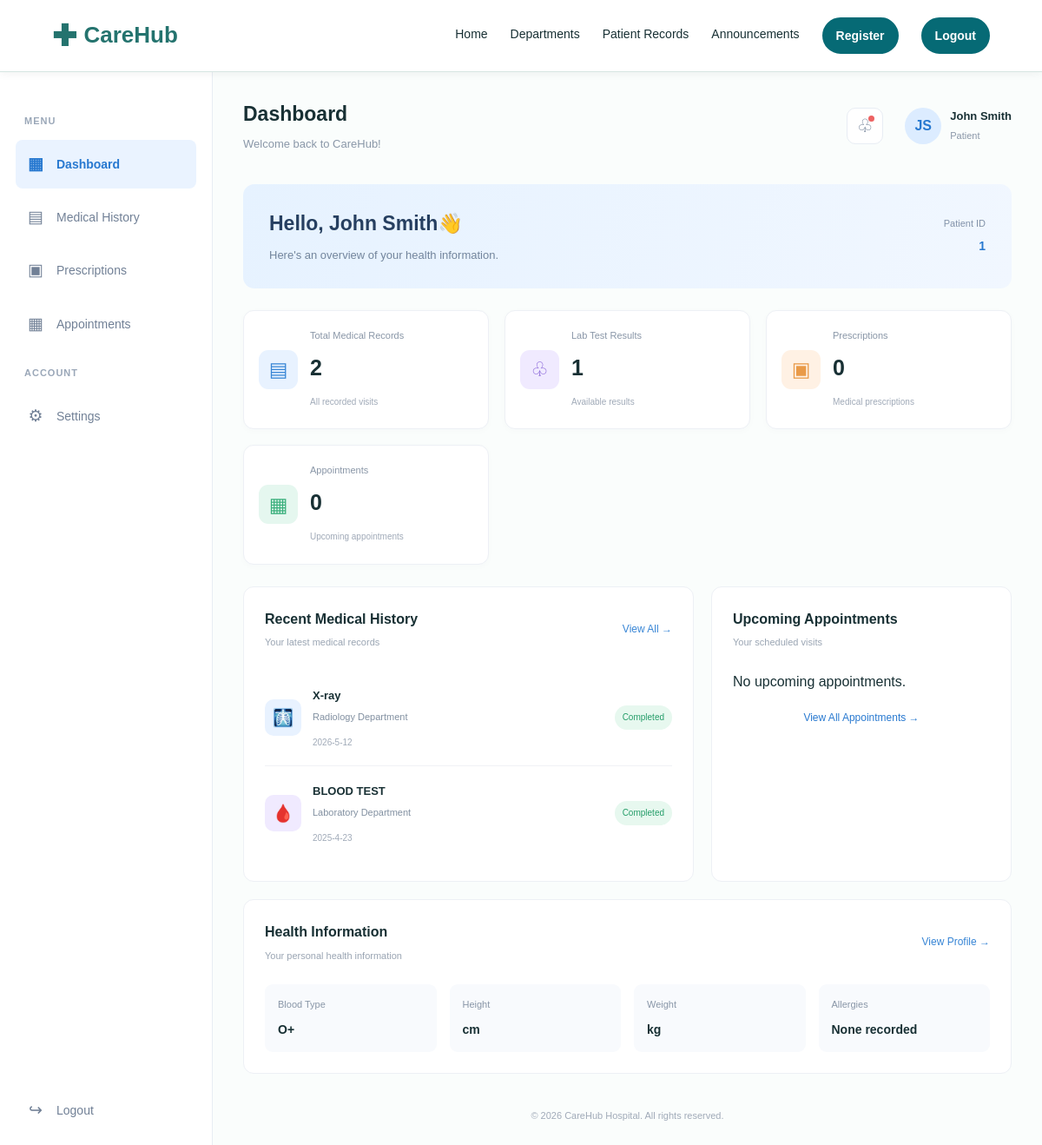
The page /patient/dashboard (signed in) on the database its author committed.
### tables this page shows
CREATE TABLE patient (
patient_id INTEGER PRIMARY KEY AUTOINCREMENT,
name TEXT NOT NULL,
dob TEXT,
gender TEXT,
blood_type TEXT
, registered_email TEXT);

CREATE TABLE medical_record (
record_id INTEGER PRIMARY KEY AUTOINCREMENT,
patient_id INTEGER NOT NULL,
test_name TEXT NOT NULL,
department TEXT,
record_date TEXT,
diagnosis TEXT,
notes TEXT,
FOREIGN KEY (patient_id)
REFERENCES patient(patient_id)
);

### app/patient/routes.py (the view)
@patient_bp.route("/dashboard")
@login_required
def dashboard():
    db = get_db()
    pid = session["patient_id"]
    patient = db.execute(
        "SELECT * FROM patient WHERE patient_id = ?", (pid,)
    ).fetchone()
    health = db.execute(
        "SELECT * FROM health_information WHERE patient_id = ?", (pid,)
    ).fetchone()
    appointments = db.execute(
        """
        SELECT appointment_date, appointment_time, title, doctor_name
        FROM appointment
        WHERE patient_id = ? AND appointment_date >= date('now')
        ORDER BY appointment_date, appointment_time
        LIMIT 3
        """,
        (pid,),
    ).fetchall()
    records = db.execute(
        """
        SELECT test_name, department, record_date, diagnosis, notes
        FROM medical_record
        WHERE patient_id = ?
        ORDER BY record_date DESC
        """,
        (pid,),
    ).fetchall()
    prescription_count = db.execute(
        "SELECT COUNT(*) FROM prescription WHERE patient_id = ?", (pid,)
    ).fetchone()[0]
    appointment_count = db.execute(
        """
        SELECT COUNT(*)
        FROM appointment
        WHERE patient_id = ?
        AND appointment_date >= date('now')
        """,
        (pid,),
    ).fetchone()[0]
    total_records = len(records)
    lab_count = sum(1 for r in records if r["department"] == "Laboratory")
    return render_template(
        "patient/patient_dashboard.html",
        patient=patient,
        health=health,
        appointments=appointments,
        records=records,
        total_records=total_records,
        lab_count=lab_count,
        prescription_count=prescription_count,
        appointment_count=appointment_count,
    )

### app/__init__.py (called while the page is built)
def create_app(config_class=DevelopmentConfig):
    app = Flask(__name__)
    app.config.from_object(config_class)
    db.init_app(app)
    from .main.routes import main_bp
    from .auth.routes import auth_bp
    from .patient.routes import patient_bp
    app.register_blueprint(main_bp)
    app.register_blueprint(auth_bp)
    app.register_blueprint(patient_bp)
    @app.after_request
    def add_no_cache_headers(response):
        response.headers["Cache-Control"] = "no-store, no-cache, must-revalidate, max-age=0"
        response.headers["Pragma"] = "no-cache"
        return response
    return app

### app/auth/utils.py (called while the page is built)
def login_required(view):
    @wraps(view)
    def wrapped(*args, **kwargs):
        if "user_id" not in session:
            flash("Please log in first.", "error")
            return redirect(url_for("auth.login"))
        return view(*args, **kwargs)
    return wrapped

### app/db.py (called while the page is built)
def get_db():
    if "db" not in g:
        g.db = sqlite3.connect(current_app.config["DATABASE"])
        g.db.execute("PRAGMA foreign_keys = ON")
        g.db.row_factory = sqlite3.Row
    return g.db

### app/templates/patient/patient_dashboard.html (shortened to what this page needs)
<!DOCTYPE html>
<html lang="en">
<head>
    <link rel="stylesheet"
          href="{{ url_for('static', filename='css/patient_dashboard.css')}}">
    <link rel="stylesheet" href="{{ url_for('static', filename='css/common.css')}}">
</head>
<body>
    <header class="site-header">
            <div class="container header-inner">
                <div class="brand-dropdown">
                    <a class="brand" href="{{ url_for('main.home') }}">
                        <span class="brand-mark" aria-hidden="true">✚</span>
                        CareHub
                    </a>
                </div>
                <nav class="nav" id="primary-nav" aria-label="Main navigation">
                    <a href="{{ url_for('main.home') }}" data-i18n="nav_dept" class="departments_hidden">Home</a>
                    <a href="{{ url_for('main.departments') }}" data-i18n="nav_dept" class="departments_hidden">Departments</a>
                    <a href="{{ url_for('patient.dashboard') }}" data-i18n="nav_records" class="record_hidden">Patient Records</a>
                    <a href="{{ url_for('main.announcements') }}" data-i18n="nav_news" class="annoucements_hidden">Announcements</a>
                    <button class="register-box">
                        <a href="register.html" style="text-decoration: none;">Register</a>
                    </button>
                    <button class="signIn-box">
                        <a href="{{ url_for('auth.logout')}}" style="text-decoration: none;">Logout</a>
                    </button>
                </nav>
            </div>
    </header>
<div class="dashboard-container">
    <aside class="sidebar">
        <div class="sidebar-menu">
            <p class="menu-title">MENU</p>
            <a href=" {{ url_for('patient.dashboard') }}"
               class="menu-item {% if request.endpoint == 'patient.dashboard' %}active{% endif %}">
                <span>▦</span> Dashboard
            </a>
            <a href=" {{ url_for('patient.history') }}" class="menu-item {% if request.endpoint == 'patient.history' %}active{% endif %}">
                <span>▤</span> Medical History
            </a>
            <a href="{{ url_for('patient.prescriptions') }}" class="menu-item">
                <span>▣</span> Prescriptions
            </a>
            <a href="{{ url_for('patient.appointments')}}" class="menu-item">
                <span>▦</span> Appointments
            </a>
            <p class="menu-title">ACCOUNT</p>
            <a href="#" class="menu-item">
                <span>⚙</span> Settings
            </a>
        </div>
        <div class="sidebar-bottom">
            <a href="{{ url_for('auth.logout')}}" class="menu-item logout">
                <span>↪</span> Logout
            </a>
        </div>
    </aside>
    <main class="main-content">
        <header class="topbar">
            <div>
                <h2>Dashboard</h2>
                <p>Welcome back to CareHub!</p>
            </div>
            <div class="topbar-right">
                <button class="notification-btn" aria-label="Notifications">
                    ♧
                    <span class="notification-dot"></span>
                </button>
                <div class="profile">
                    <div class="profile-avatar">JS</div>
                    <div class="profile-info">
                        <strong>{{ patient["name"] }}</strong>
                        <small>Patient</small>
                    </div>
                </div>
            </div>
        </header>
        <section class="welcome-section">
            <div>
                <h1>Hello, {{ patient["name"] }}👋</h1>
                <p>Here's an overview of your health information.</p>
            </div>
            <div class="patient-id">
                <span>Patient ID</span>
                <strong>{{ patient["patient_id"]}}</strong>
            </div>
        </section>
        <section class="summary-grid">
            <div class="summary-card">
                <div class="card-icon blue">▤</div>
                <div>
                    <p>Total Medical Records</p>
                    <h2>{{ total_records }}</h2>
                    <small>All recorded visits</small>
                </div>
            </div>
            <div class="summary-card">
                <div class="card-icon purple">♧</div>
                <div>
                    <p>Lab Test Results</p>
                    <h2>{{ lab_count }}</h2>
                    <small>Available results</small>
                </div>
            </div>
            <div class="summary-card">
                <div class="card-icon orange">▣</div>
                <div>
                    <p>Prescriptions</p>
                    <h2>{{ prescription_count }}</h2>
                    <small>Medical prescriptions</small>
                </div>
            </div>
            <div class="summary-card">
                <div class="card-icon green">▦</div>
                <div>
                    <p>Appointments</p>
                    <h2>{{ appointment_count }}</h2>
                    <small>Upcoming appointments</small>
                </div>
            </div>
        </section>
        <section class="content-grid">
            <div class="content-card history-card">
                <div class="section-header">
                    <div>
                        <h3>Recent Medical History</h3>
                        <p>Your latest medical records</p>
                    </div>
                    <a href="{{ url_for('patient.history') }}" class="view-all">
                        View All →
                    </a>
                </div>
                <div class="history-list">
                    {% for r in records[:5]%}
                    <div class="history-item">
                        <div class="history-icon {{ loop.cycle('blue', 'purple', 'orange') }}">
                            {% if r["department"] == "Laboratory" %} 🩸
                            {% elif r["department"] == "Radiology" %} 🩻
                            {% else %}✚
                            {% endif %}
                        </div>
                        <div class="history-details">
                            <strong>{{ r["test_name"] }}</strong>
                            <p>{{ r["department"] or "General" }} Department</p>
                            <small>{{ r["record_date"] or "-" }}</small>
                        </div>
                        <span class="status completed">
                            Completed
                        </span>
                        </div>
                        {% else %}
                        <p>No medical records yet.</p>
                        {% endfor %}
                    </div>
            </div>
            <div class="content-card appointment-card">
                <div class="section-header">
                    <div>
                        <h3>Upcoming Appointments</h3>
                        <p>Your scheduled visits</p>
                    </div>
                </div>
                {% for a in appointments %}
                <div class="appointment-item">
                    <div class="appointment-date">
                        <strong>{{ a["appointment_date"][8:10] }}</strong>
                        <span>{{ ["JAN","FEB","MAR","APR","MAY","JUN","JUL","AUG","SEP","OCT","NOV","DEC"][a["appointment_date"][5:7]|int - 1] }}</span>
                    </div>
                    <div class="appointment-details">
                        <strong>{{ a["title"] }}</strong>
                        <p>{{ a["doctor_name"] or "-" }}</p>
                        <small>{{ a["appointment_time"] or "-" }}</small>
                    </div>
                </div>
                {% else %}
                <p>No upcoming appointments.</p>
                {% endfor %}
                <a href="{{ url_for('patient.appointments') }}" class="appointment-link">
                    View All Appointments →
                </a>
            </div>
        </section>
        <section class="content-card health-card">
            <div class="section-header">
                <div>
                    <h3>Health Information</h3>
                    <p>Your personal health information</p>
                </div>
                <a href="#" class="view-all">View Profile →</a>
            </div>
            <div class="health-grid">
                <div class="health-item">
                    <span>Blood Type</span>
                    <strong>
                        {{ patient["blood_type"] if patient and patient["blood_type"] else "-" }}
                    </strong>
                </div>
                <div class="health-item">
                    <span>Height</span>
                    <strong>{{ health["height_cm"] }} cm</strong>
                </div>
                <div class="health-item">
                    <span>Weight</span>
                    <strong>{{ health["weight_kg"] }} kg</strong>
                </div>
                <div class="health-item">
                    <span>Allergies</span>
                    <strong>
                        {{ health["allergies"] if health and health["allergies"] else "None recorded" }}
                    </strong>
                </div>
            </div>
        </section>
        <footer>
            © 2026 CareHub Hospital. All rights reserved.
        </footer>
    </main>
</div>
</body>
</html>

### app/static/css/common.css (style rules this page uses)
:root { --teal: #24736e; --dark: #193e3b; --mint: #eef8f5; --line: #d6e5e2; --text: #183034; --muted: #52676c; --white: #fff; }
*, *::before, *::after { box-sizing: border-box; }
body { margin: 0; min-height: 100vh; display: flex; flex-direction: column; font-family: Arial, sans-serif; font-size: 16px; line-height: 1.6; color: var(--text); background-color: #fafdfc; isolation: isolate; }
a { color: inherit; }
button { font: inherit; }
.container { width: 90%; max-width: 1120px; margin: 0 auto; }
.site-header { position: sticky; top: 0; z-index: 9999; flex-shrink: 0; background-color: var(--white); border-bottom: 1px solid var(--line); box-shadow: 0 2px 10px rgba(0, 0, 0, 0.05); }
.header-inner { min-height: 82px; display: flex; align-items: center; justify-content: space-between; gap: 24px; }
.brand { display: inline-flex; align-items: center; gap: 8px; color: var(--teal); font-size: 26px; font-weight: 700; text-decoration: none; white-space: nowrap; }
.brand-mark { font-size: 34px; line-height: 1; }
.nav { display: flex; align-items: center; gap: 26px; }
.nav a { padding: 24px 0; border-bottom: 3px solid transparent; font-size: 14px; text-decoration: none; }
main { flex: 1; padding-top: 40px; padding-bottom: 40px; }
.brand-dropdown { position: relative; display: inline-block; cursor: pointer; }
.register-box, .signIn-box { padding: 5px; border: 3px solid #066a75; border-radius: 30px; background-color: #066a75; color: var(--white); font-size: 15px; font-weight: 600; cursor: pointer; }
.nav .register-box a, .nav .signIn-box a { display: block; padding: 2px 8px; border: 0; color: inherit; text-decoration: none; }

### rows shown on the page
patient: name "John Smith", patient_id "1", blood_type "O+"
medical_record: test_name "X-ray", department "Radiology", record_date "2026-5-12"
medical_record: test_name "BLOOD TEST", department "Laboratory", record_date "2025-4-23"

### other values the page prints
{{ total_records }} "2"
{{ lab_count }} "1"
{{ prescription_count }} "0"
{{ appointment_count }} "0"
